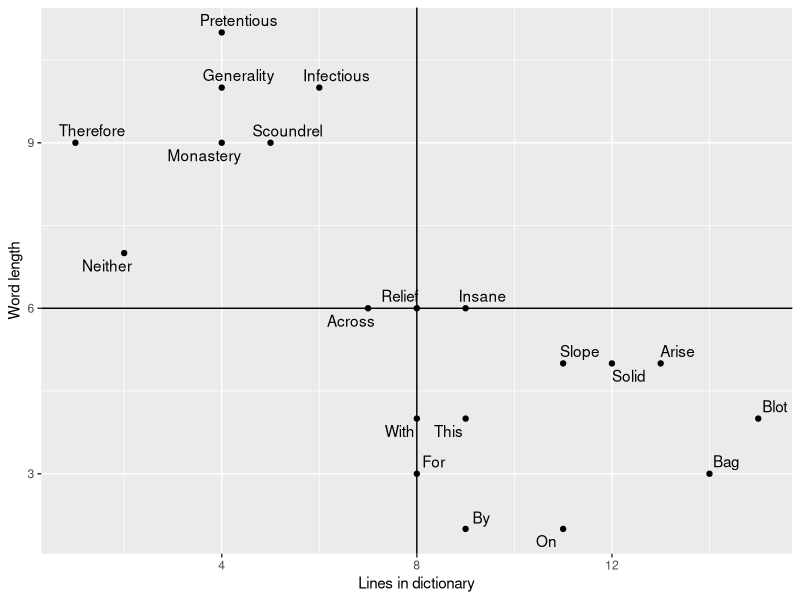
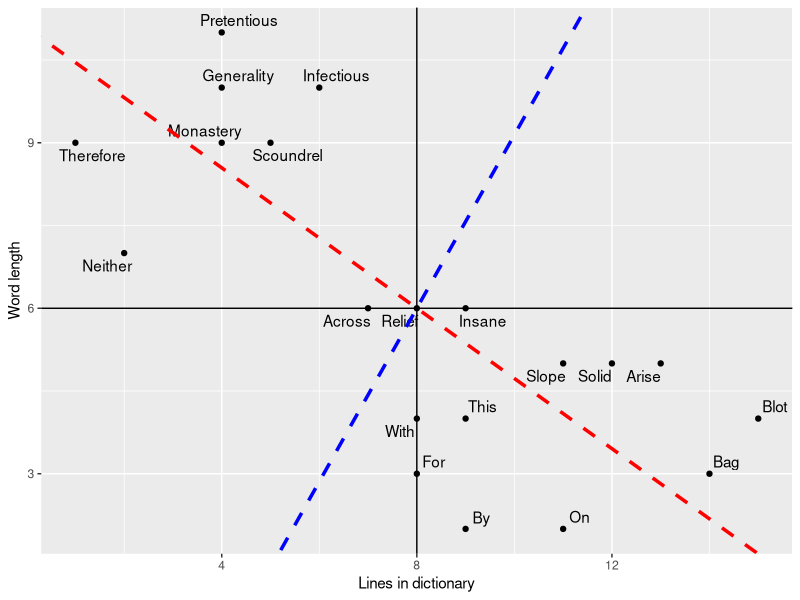
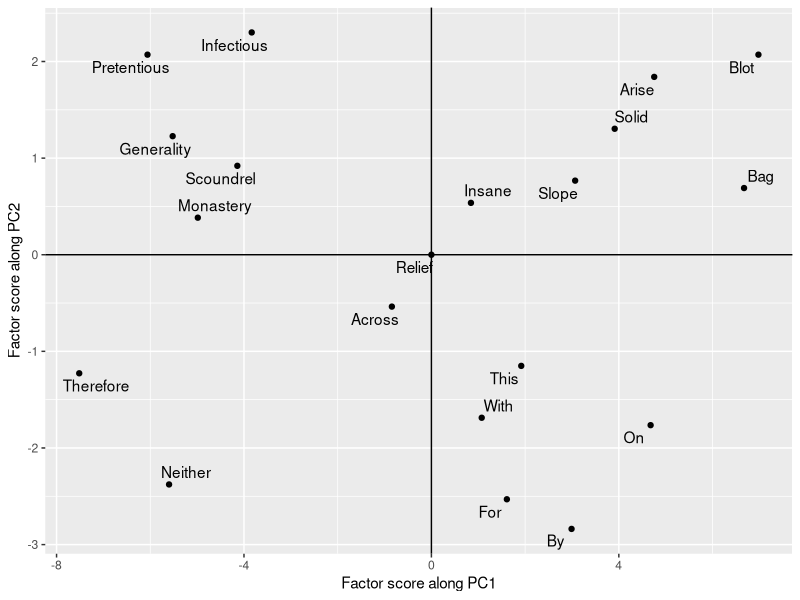
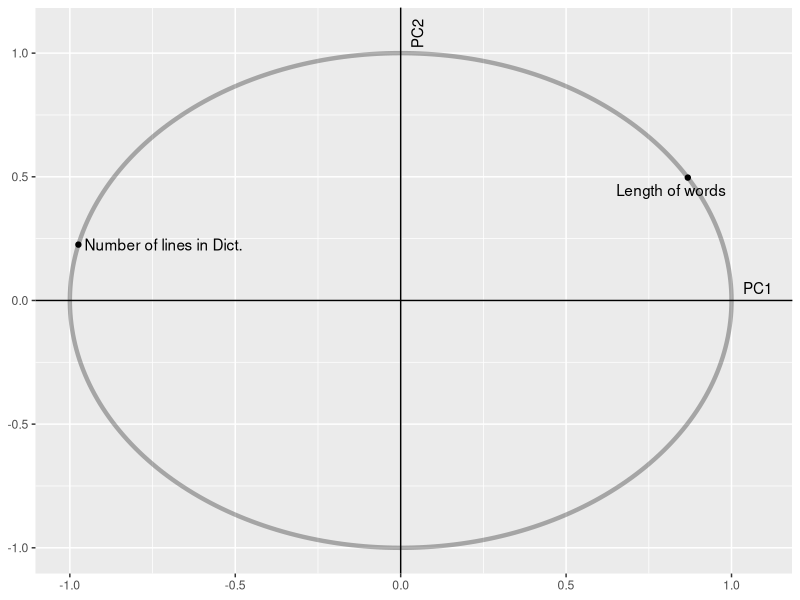
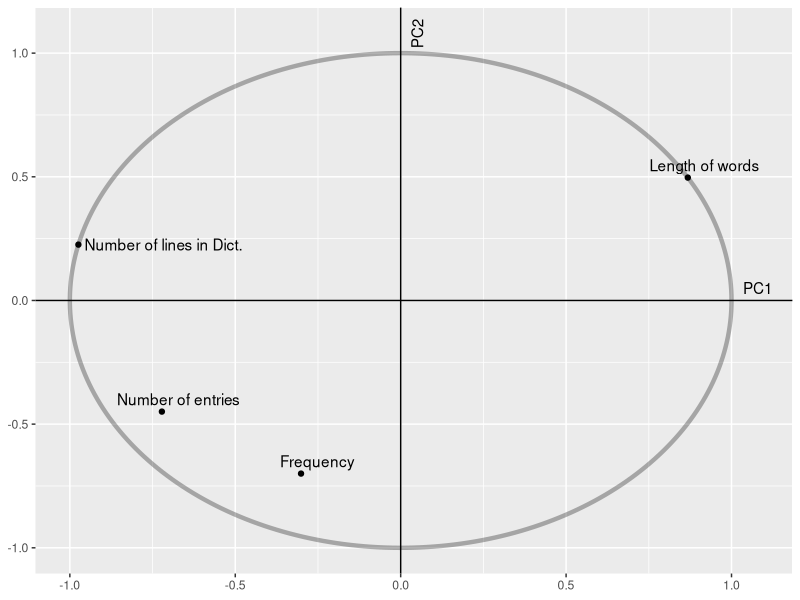
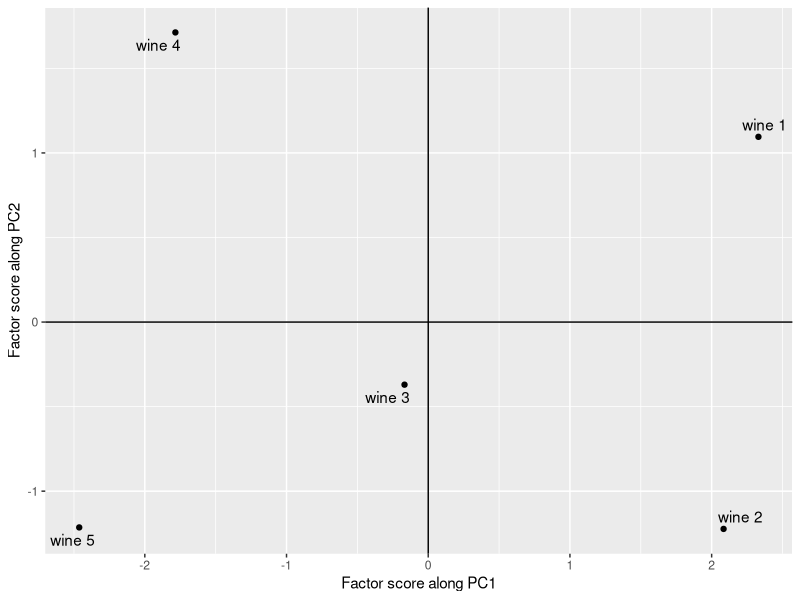
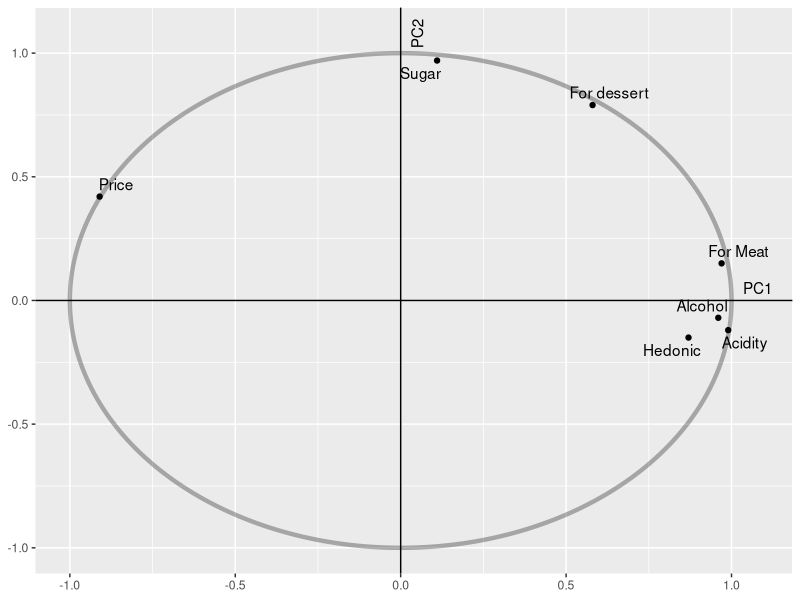
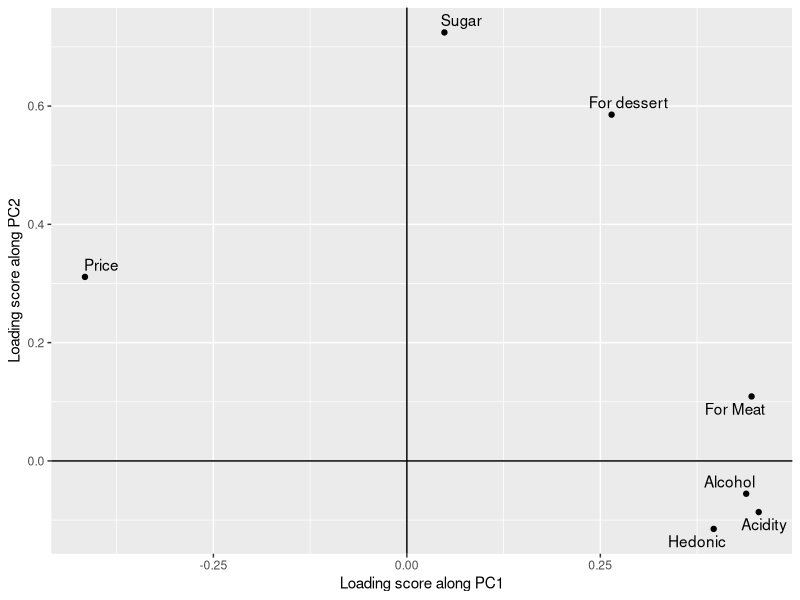

These figures' R source, in order:
## ---- chunk 1
knitr::opts_chunk$set(comment = NA)
## ---- chunk 2
library(ggplot2)
library(ggrepel)
## ---- chunk 3
# Table 1
# Create a dataframe
Words = c("Bag", "Across", "On", "Insane", "By", "Monastery", "Relief", "Slope", "Scoundrel", "With", "Neither", "Pretentious", "Solid", "This", "For", "Therefore", "Generality", "Arise", "Blot", "Infectious")
Word_length = c(3, 6, 2, 6, 2, 9, 6, 5, 9, 4, 7, 11, 5, 4, 3, 9, 10, 5, 4, 10)
Lines_in_dict = c(14, 7, 11, 9, 9, 4, 8, 11, 5, 8, 2, 4, 12, 9, 8, 1, 4, 13, 15, 6)
words = data.frame(Words, Word_length, Lines_in_dict, stringsAsFactors = F)
words
(words_centered = scale(words[,2:3],scale = F)) # Centering after reemoving the first column
## ---- chunk 4
pca_words_cov = prcomp(words[,2:3],scale = F) # cov stands for Covariance PCA
factor_scores_words = pca_words_cov$x
round(factor_scores_words,2)
## ---- chunk 5
#  It can also be checked that both the principal components are orthogonal.
sum(factor_scores_words[,1]*factor_scores_words[,2]) # PCs are orthogonal
## ---- chunk 6
round(factor_scores_words[,1]^2/sum(factor_scores_words[,1]^2)*100,2)
round(factor_scores_words[,2]^2/sum(factor_scores_words[,2]^2)*100,2)
## ---- chunk 7
round(factor_scores_words^2/matrix(rep(colSums(factor_scores_words^2),nrow(words)),ncol = 2,byrow = T)*100,2)
## ---- chunk 8
(dist = rowSums(factor_scores_words^2))
## ---- chunk 9
(sq_cos = round(factor_scores_words^2/rowSums(factor_scores_words^2)*100))
## ---- chunk 10
# Figue 1
p = ggplot(words,aes(x = Lines_in_dict,y = Word_length,label = Words))+
  geom_point()+ geom_text_repel()+ 
  geom_hline(yintercept = 6)+geom_vline(xintercept = 8)+
  labs(x = "Lines in dictionary",y = "Word length")
print(p)
# Show directions of PCs
# Note that intercept argument in geom_abline considers the line to be at the origin. In our case the data are mean shifted.
# So we have to adjust the intercept taking new origin into consideration. These adjustments have been made below.
slope1 = pca_words_cov$rotation[1,1]/pca_words_cov$rotation[2,1] # Slope of first PC
slope2 = pca_words_cov$rotation[1,2]/pca_words_cov$rotation[2,2] # Slope of second PC
(new_origin = c(mean(words$Lines_in_dict),mean(words$Word_length)))
intercept1 = 6 - slope1*8
intercept2 = 6 - slope2*8
p+geom_abline(slope = slope1,intercept = intercept1,linetype = "dashed",size = 1.2,col = "red")+
  geom_abline(slope = slope2,intercept = intercept2,linetype = "dashed",size = 1.2,col = "blue")
## ---- chunk 11
ggplot(as.data.frame(pca_words_cov$x),aes(-pca_words_cov$x[,1],pca_words_cov$x[,2],label = words$Words))+
  geom_point()+geom_text_repel()+geom_hline(yintercept = 0)+geom_vline(xintercept = 0)+
  xlab("Factor score along PC1")+ylab("Factor score along PC2")
## ---- chunk 12
sur = c(3,12) # It has 3 letter and 12 lines of dictionary entry
(sur_centered = sur - colMeans(words[,2:3]))
(factor_scores_sur = round(sur_centered %*% pca_words_cov$rotation,2))
## ---- chunk 13
(total_var_before = round(sum(diag(var(words_centered))),3))
## ---- chunk 14
(total_var_after = round(sum(diag(var(pca_words_cov$x))),3))
## ---- chunk 15
# Correlation between PCs and original variables
(cor(pca_words_cov$x,words_centered))
## ---- chunk 16
(cor(pca_words_cov$x,words_centered)^2)
## ---- chunk 17
colSums((cor(pca_words_cov$x,words_centered)^2))
## ---- chunk 18
(loading_matrix = pca_words_cov$rotation)
## ---- chunk 19
# Supplementary variable (Table 4)
Frequency = c(8,230,700,1,500,1,9,2,1,700,7,1,4,500,900,3,1,10,1,1)
Num_entries = c(6,3,12,2,7,1,1,6,1,5,2,1,5,9,7,1,1,4,4,2)
supp_data = data.frame(Frequency,Num_entries) # Supplementary data
supp_data
## ---- chunk 20
supp_data_cent = scale(supp_data,scale = F) # Centered supplementary data
## ---- chunk 21
(corr_score_supp = round(cor(pca_words_cov$x,supp_data),4))
## ---- chunk 22
(round(cor(pca_words_cov$x,supp_data_cent),4))
## ---- chunk 23
(round(cor(pca_words_cov$x,supp_data_cent)^2,4))
## ---- chunk 24
(round(colSums(cor(pca_words_cov$x,supp_data_cent)^2),4))
## ---- chunk 25
# First plot correlation circle
x = seq(0,2*pi,length.out = 300)
circle = ggplot() + geom_path(data = data.frame(a = cos(x),b = sin(x)),
                     aes(cos(x),sin(x)),alpha = 0.3, size = 1.5)+
            geom_hline(yintercept = 0)+geom_vline(xintercept = 0)+
  annotate("text",x = c(1.08,0.05),y = c(0.05,1.08),label = c("PC1","PC2"),angle = c(0,90))+
            xlab(NULL)+ylab(NULL)
# Plotting original variables
cor_score = as.data.frame(cor(words_centered,pca_words_cov$x))
variable_plot_original = circle + geom_point(data = cor_score,  aes(cor_score[,1],cor_score[,2]))+
  geom_text_repel(aes(cor_score[,1],cor_score[,2],
                      label = c("Length of words","Number of lines in Dict."))) 
print(variable_plot_original)
## ---- chunk 26
variable_plot_original+
  geom_point(data = as.data.frame(corr_score_supp),
             aes(corr_score_supp[,1],corr_score_supp[,2]))+
  geom_text_repel(aes(corr_score_supp[,1],corr_score_supp[,2],
                      label = c("Frequency","Number of entries"))) 
## ---- chunk 27
# Table 6
wine_type = c(paste("wine", 1:5, sep = "_"))
hedonic = c(14, 10, 8, 2, 6)
for_meat = c(7, 7, 5, 4, 2)
for_dessert = c(8, 6, 5, 7, 4)
price = c(7, 4, 10, 16, 13)
sugar = c(7, 3, 5, 7, 3)
alcohol = c(13, 14, 12, 11, 10)
acidity = c(7, 7, 5, 3, 3)
wine = data.frame(wine_type, hedonic, for_meat, for_dessert, price, sugar, alcohol, acidity, stringsAsFactors = F)
wine
pca_wine_cor = prcomp(wine[2:8],scale = T)
ggplot(as.data.frame(pca_wine_cor$x),aes(x = pca_wine_cor$x[,1],y =  pca_wine_cor$x[,2], label = paste0("wine ",1:5)))+
  geom_point()+geom_text_repel()+ geom_vline(xintercept = 0)+ geom_hline(yintercept = 0)+
  xlab("Factor score along PC1")+ylab("Factor score along PC2")
## ---- chunk 28
# Table 7
(pca_wine_cor$x[,1:2])
## ---- chunk 29
round(pca_wine_cor$x[,1:2]^2/matrix(rep(colSums(pca_wine_cor$x[,1:2]^2),nrow(wine)),ncol = 2,byrow = T)*100,2)
## ---- chunk 30
(sq_cos = round(pca_wine_cor$x[,1:2]^2/rowSums(pca_wine_cor$x^2)*100))
## ---- chunk 31
(round(pca_wine_cor$rotation[,1:2],2))
## ---- chunk 32
(corr_score_wine = round(cor(pca_wine_cor$x,wine[,2:8])[1:2,],2))
## ---- chunk 33
# Figure 6
corr_score_wine = t(corr_score_wine)
circle + 
  geom_point(data = as.data.frame(corr_score_wine),
             aes(corr_score_wine[,1],corr_score_wine[,2]))+
  geom_text_repel(aes(corr_score_wine[,1],corr_score_wine[,2],
                      label = c("Hedonic","For Meat","For dessert","Price","Sugar","Alcohol","Acidity")))
## ---- chunk 34
(round(pca_wine_cor$rotation[,1:2],2))
## ---- chunk 35
rotated_loading_scores = varimax(pca_wine_cor$rotation[,1:2])
## ---- chunk 36
# Table 10
(round(rotated_loading_scores$loadings[,1:2],2))
## ---- chunk 37
(round(pca_wine_cor$rotation[,1:2] %*% rotated_loading_scores$rotmat,2))
## ---- chunk 38
#Figure 7
ggplot(as.data.frame(pca_wine_cor$rotation[,1:2]),aes(x = pca_wine_cor$rotation[,1],y = pca_wine_cor$rotation[,2],
                                                      label = c("Hedonic","For Meat","For dessert","Price","Sugar","Alcohol","Acidity")))+
  geom_point()+geom_text_repel()+geom_hline(yintercept = 0)+geom_vline(xintercept = 0)+
  xlab("Loading score along PC1")+ylab("Loading score along PC2")
## ---- chunk 39
ggplot(as.data.frame(rotated_loading_scores$loadings[,1:2]),
                     aes(x = rotated_loading_scores$loadings[,1],
                         y = rotated_loading_scores$loadings[,2],
                         label = c("Hedonic","For Meat","For dessert","Price","Sugar","Alcohol","Acidity")))+
  geom_point()+geom_text_repel()+geom_hline(yintercept = 0)+geom_vline(xintercept = 0)+
    xlab("Loading score along PC1 after rotation")+
    ylab("Loading score along PC2 after rotation")
## ---- chunk 40
# Table 11 
class = rep(c("Blue_collar", "White_collar", "Upper_class"), times = 4)
children = rep(c(2,3,4,5), each = 3)
bread = c(332, 293, 372, 406, 386, 438, 534, 460, 385, 655, 584, 515)
vegetables = c(428, 559, 767, 563, 608, 843, 660, 699, 789, 776, 995, 1097)
fruit = c(354, 388, 562, 341, 396, 689, 367, 484, 621, 423, 548, 887)
meat = c(1437, 1527, 1948, 1507, 1501, 2345, 1620, 1856, 2366, 1848, 2056, 2630)
poultry = c(526, 567, 927, 544, 558, 1148, 638, 762, 1149, 759, 893, 1167)
milk = c(247, 239, 235, 324, 319, 243, 414, 400, 304, 495, 518, 561)
wine = c(427, 258, 433, 407, 363, 341, 407, 416, 282, 486, 319, 284)
food = data.frame(class, children, bread, vegetables, fruit, meat, poultry, milk, wine, stringsAsFactors = F)
food
pca_food_cov = prcomp(food[,3:9],scale = F)
## ---- chunk 41
# Table 12
(factor_scores_food = round(pca_food_cov$x[,1:2],2))
## ---- chunk 42
round(pca_food_cov$x[,1:2]^2/matrix(rep(colSums(pca_food_cov$x[,1:2]^2),nrow(food)),ncol = 2,byrow = T)*100,2)
dist = pca_food_cov$x[,1]^2+pca_food_cov$x[,2]^2
## ---- chunk 43
(sq_cos = round(pca_food_cov$x[,1:2]^2/rowSums(pca_food_cov$x^2)*100))
## ---- chunk 44
# Table 13
(round(pca_food_cov$rotation[,1:2]^2,2))
## ---- chunk 45
(corr_score_food = round((cor(pca_food_cov$x,food[,3:9])[1:2,]),2))
## ---- chunk 46
(round((cor(pca_food_cov$x,food[,3:9])[1:2,])^2,2))
## ---- chunk 47
# Figure 9
corr_score_food = t(corr_score_food)
circle + geom_point(data = as.data.frame(corr_score_food), 
                    aes(x = corr_score_food[,1],y = corr_score_food[,2]))+
  geom_text_repel(data = as.data.frame(corr_score_food), 
                  aes(x = corr_score_food[,1],y = corr_score_food[,2],
                      label = c("Bread","Vegetables","Fruit","Meat","Poultry","Milk","Wine")))
## ---- chunk 48
## Table 14
cent_food = food[,3:9]-matrix(rep(colMeans(food[,3:9]),times = 12),nrow = 12,
                              byrow = T)
svd_food = svd(cent_food)
(Eigenvalues = (svd_food$d)^2)
## ---- chunk 49
(round(Eigenvalues/sum(Eigenvalues),2))
## ---- chunk 50
(round(cumsum(Eigenvalues),2))
## ---- chunk 51
(round(cumsum(Eigenvalues)/sum(Eigenvalues),2))
## ---- chunk 52
RESS = array(rep(0,7))
for (i in 1:7){
  RESS[i] = sum(Eigenvalues)-sum(Eigenvalues[1:i])
}
RESS
## ---- chunk 53
round(RESS/sum(Eigenvalues),2)
## ---- chunk 54
sessionInfo()
